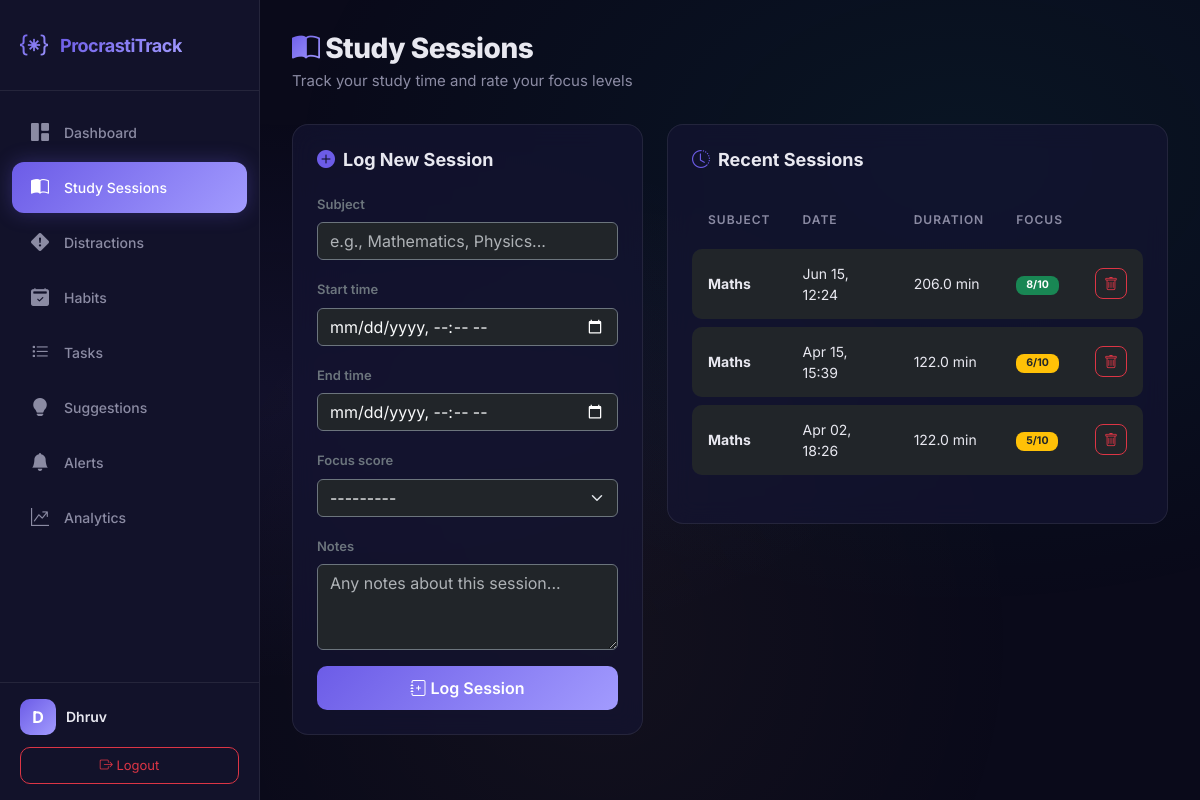
Page /sessions/ (signed in) on the committed database.
### analyzer/models.py (models this page shows, shortened)
class StudySession(models.Model):
    user = models.ForeignKey(User, on_delete=models.CASCADE, related_name='study_sessions')
    subject = models.CharField(max_length=200)
    start_time = models.DateTimeField()
    end_time = models.DateTimeField()
    focus_score = models.IntegerField(
        choices=[(i, str(i)) for i in range(1, 11)],
        help_text="Self-rated focus score from 1 (distracted) to 10 (deep focus)"
    )
    notes = models.TextField(blank=True, null=True)
    created_at = models.DateTimeField(auto_now_add=True)
    @property
    def duration_minutes(self):
        delta = self.end_time - self.start_time
        return round(delta.total_seconds() / 60, 1)
    class Meta:
        ordering = ['-start_time']

### analyzer/views.py (the view)
# urls.py: path('sessions/', views.study_sessions_view, name='study_sessions'),
@login_required
def study_sessions_view(request):
    if request.method == 'POST':
        form = StudySessionForm(request.POST)
        if form.is_valid():
            session = form.save(commit=False)
            session.user = request.user
            session.save()
            compute_daily_metrics(request.user, session.start_time.date())
            messages.success(request, 'Study session logged successfully!')
            return redirect('study_sessions')
    else:
        form = StudySessionForm()
    sessions = StudySession.objects.filter(user=request.user)[:20]
    return render(request, 'analyzer/study_session.html', {
        'form': form,
        'sessions': sessions,
    })

### analyzer/forms.py (shortened to what this page needs)
class StudySessionForm(forms.ModelForm):
    start_time = forms.DateTimeField(
        widget=forms.DateTimeInput(attrs={
            'type': 'datetime-local',
            'class': 'form-control bg-dark text-light border-secondary'
        })
    )
    end_time = forms.DateTimeField(
        widget=forms.DateTimeInput(attrs={
            'type': 'datetime-local',
            'class': 'form-control bg-dark text-light border-secondary'
        })
    )
    class Meta:
        model = StudySession
        fields = ['subject', 'start_time', 'end_time', 'focus_score', 'notes']
        widgets = {
            'subject': forms.TextInput(attrs={
                'class': 'form-control bg-dark text-light border-secondary',
                'placeholder': 'e.g., Mathematics, Physics...'
            }),
            'focus_score': forms.Select(attrs={
                'class': 'form-select bg-dark text-light border-secondary'
            }),
            'notes': forms.Textarea(attrs={
                'class': 'form-control bg-dark text-light border-secondary',
                'rows': 3,
                'placeholder': 'Any notes about this session...'
            }),
        }

### analyzer/templates/analyzer/study_session.html (shortened to what this page needs)
{% extends 'analyzer/base.html' %}
{% block content %}
<div class="page-header slide-up">
    <h1><i class="bi bi-book-half text-gradient"></i> Study Sessions</h1>
    <p>Track your study time and rate your focus levels</p>
</div>
<div class="row g-4">
    <div class="col-lg-5">
        <div class="glass-card-static slide-up">
            <h3 class="section-title"><i class="bi bi-plus-circle-fill"></i> Log New Session</h3>
            <form method="POST" id="session-form">
                {% for field in form %}
                <div class="mb-3">
                    <label for="{{ field.id_for_label }}" class="form-label text-secondary" style="font-size:13px;font-weight:600;">{{ field.label }}</label>
                    {{ field }}
                </div>
                {% endfor %}
                <button type="submit" class="btn btn-primary w-100" id="submit-session">
                    <i class="bi bi-journal-plus"></i> Log Session
                </button>
            </form>
        </div>
    </div>
    <div class="col-lg-7">
        <div class="glass-card-static slide-up">
            <h3 class="section-title"><i class="bi bi-clock-history"></i> Recent Sessions</h3>
            {% if sessions %}
            <div class="table-responsive">
                <table class="table table-dark-custom">
                    <thead>
                        <tr>
                            <th>Subject</th>
                            <th>Date</th>
                            <th>Duration</th>
                            <th>Focus</th>
                            <th></th>
                        </tr>
                    </thead>
                    <tbody>
                        {% for s in sessions %}
                        <tr>
                            <td><strong>{{ s.subject }}</strong></td>
                            <td>{{ s.start_time|date:"M d, H:i" }}</td>
                            <td>{{ s.duration_minutes }} min</td>
                            <td>
                                <span class="badge {% if s.focus_score >= 7 %}bg-success{% elif s.focus_score >= 4 %}bg-warning text-dark{% else %}bg-danger{% endif %}" style="border-radius:8px;padding:4px 10px;">
                                    {{ s.focus_score }}/10
                                </span>
                            </td>
                            <td>
                                <a href="{% url 'delete_session' s.pk %}" class="btn btn-sm btn-outline-danger" style="border-radius:8px;" title="Delete" onclick="return confirm('Delete this session?')">
                                    <i class="bi bi-trash"></i>
                                </a>
                            </td>
                        </tr>
                        {% endfor %}
                    </tbody>
                </table>
            </div>
            {% else %}
            <div class="empty-state">
                <div class="empty-icon"><i class="bi bi-journal-x"></i></div>
                <h3>No sessions yet</h3>
                <p>Log your first study session to start tracking your productivity!</p>
            </div>
            {% endif %}
        </div>
    </div>
</div>
{% endblock %}

### analyzer/templates/analyzer/base.html (shortened to what this page needs)
{% load static %}
{% load analyzer_extras %}
<!DOCTYPE html>
<html lang="en" data-bs-theme="dark">
<head>
    <link href="https://cdn.jsdelivr.net/npm/bootstrap@5.3.3/dist/css/bootstrap.min.css" rel="stylesheet">
    <link href="https://cdn.jsdelivr.net/npm/bootstrap-icons@1.11.3/font/bootstrap-icons.min.css" rel="stylesheet">
    <link rel="stylesheet" href="{% static 'analyzer/css/style.css' %}">
</head>
<body>
    {% if user.is_authenticated %}
    <nav id="sidebar" class="sidebar">
        <div class="sidebar-brand">
            <i class="bi bi-braces-asterisk brand-icon"></i>
            <span class="brand-text">ProcrastiTrack</span>
        </div>
        <ul class="sidebar-nav">
            <li class="nav-item">
                <a href="{% url 'dashboard' %}" class="nav-link {% if request.resolver_match.url_name == 'dashboard' %}active{% endif %}" id="nav-dashboard">
                    <i class="bi bi-grid-1x2-fill"></i>
                    <span>Dashboard</span>
                </a>
            </li>
            <li class="nav-item">
                <a href="{% url 'study_sessions' %}" class="nav-link {% if request.resolver_match.url_name == 'study_sessions' %}active{% endif %}" id="nav-sessions">
                    <i class="bi bi-book-half"></i>
                    <span>Study Sessions</span>
                </a>
            </li>
            <li class="nav-item">
                <a href="{% url 'distractions' %}" class="nav-link {% if request.resolver_match.url_name == 'distractions' %}active{% endif %}" id="nav-distractions">
                    <i class="bi bi-exclamation-diamond-fill"></i>
                    <span>Distractions</span>
                </a>
            </li>
            <li class="nav-item">
                <a href="{% url 'habits' %}" class="nav-link {% if request.resolver_match.url_name == 'habits' %}active{% endif %}" id="nav-habits">
                    <i class="bi bi-calendar2-check-fill"></i>
                    <span>Habits</span>
                </a>
            </li>
            <li class="nav-item">
                <a href="{% url 'tasks' %}" class="nav-link {% if request.resolver_match.url_name == 'tasks' %}active{% endif %}" id="nav-tasks">
                    <i class="bi bi-list-task"></i>
                    <span>Tasks</span>
                </a>
            </li>
            <li class="nav-item">
                <a href="{% url 'suggestions' %}" class="nav-link {% if request.resolver_match.url_name == 'suggestions' %}active{% endif %}" id="nav-suggestions">
                    <i class="bi bi-lightbulb-fill"></i>
                    <span>Suggestions</span>
                </a>
            </li>
            <li class="nav-item">
                <a href="{% url 'alerts' %}" class="nav-link {% if request.resolver_match.url_name == 'alerts' %}active{% endif %}" id="nav-alerts">
                    <i class="bi bi-bell-fill"></i>
                    <span>Alerts</span>
                </a>
            </li>
            <li class="nav-item">
                <a href="{% url 'analytics' %}" class="nav-link {% if request.resolver_match.url_name == 'analytics' %}active{% endif %}" id="nav-analytics">
                    <i class="bi bi-graph-up-arrow"></i>
                    <span>Analytics</span>
                </a>
            </li>
        </ul>
        <div class="sidebar-footer">
            <div class="user-info">
                <div class="user-avatar">{{ user.username|make_list|first|upper }}</div>
                <span class="user-name">{{ user.username }}</span>
            </div>
            <a href="{% url 'logout' %}" class="btn btn-outline-danger btn-sm logout-btn" id="logout-btn">
                <i class="bi bi-box-arrow-right"></i> Logout
            </a>
        </div>
    </nav>
    <main class="main-content">
        {% block content %}{% endblock %}
    </main>
    {% endif %}
</body>
</html>

### rows in the picture
StudySession: subject "Maths", start_time "Jun 15, 12:24", duration_minutes "206.0", focus_score "8"
StudySession: subject "Maths", start_time "Apr 15, 15:39", duration_minutes "122.0", focus_score "6"
StudySession: subject "Maths", start_time "Apr 02, 18:26", duration_minutes "122.0", focus_score "5"

### other values in the picture
{{ user.username|make_list|first|upper }} "D"
{{ user.username }} "Dhruv"
{{ field.label }} "Subject" "Start time" "End time" "Focus score" "Notes"
